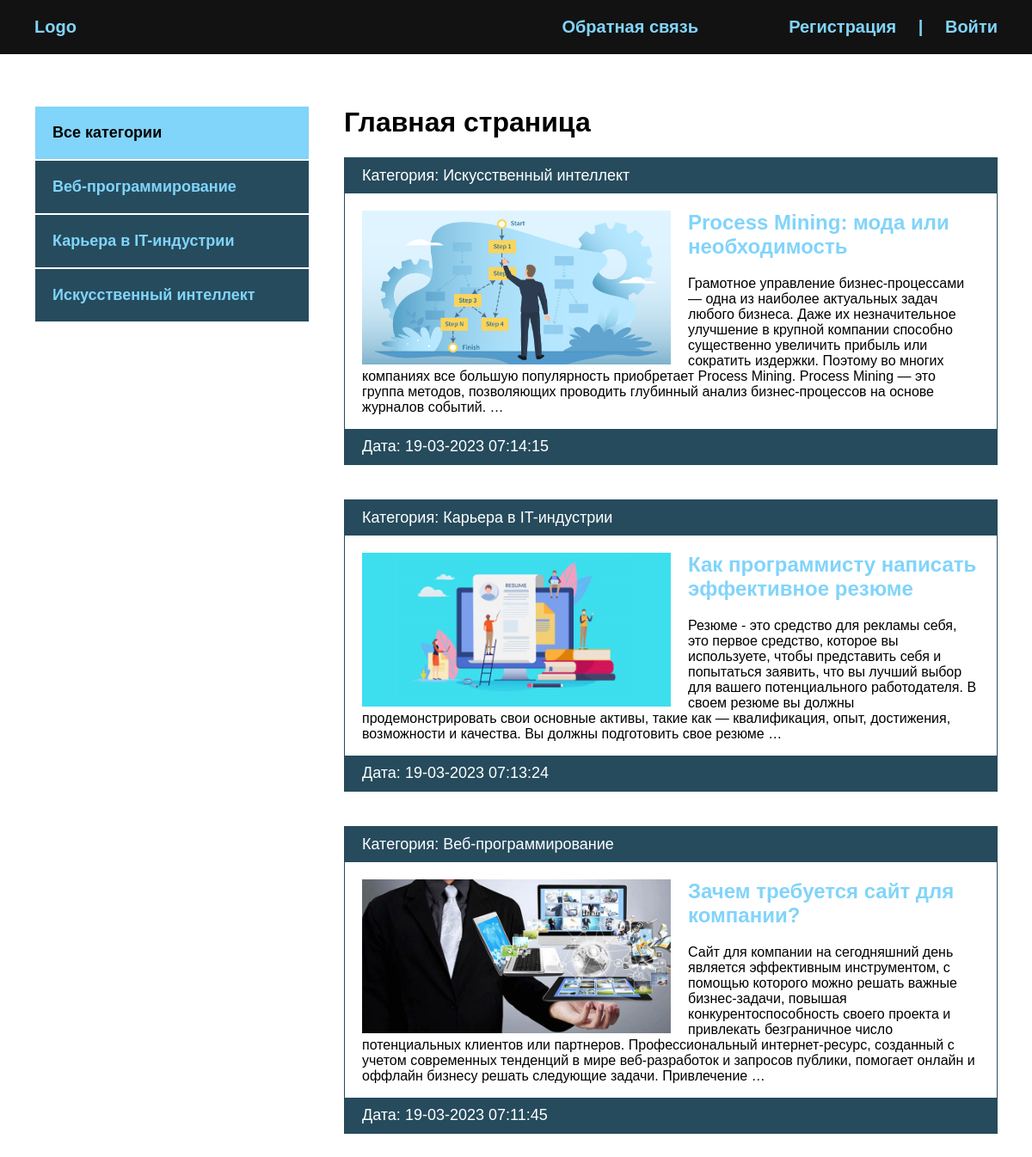
The app's page /, older data.
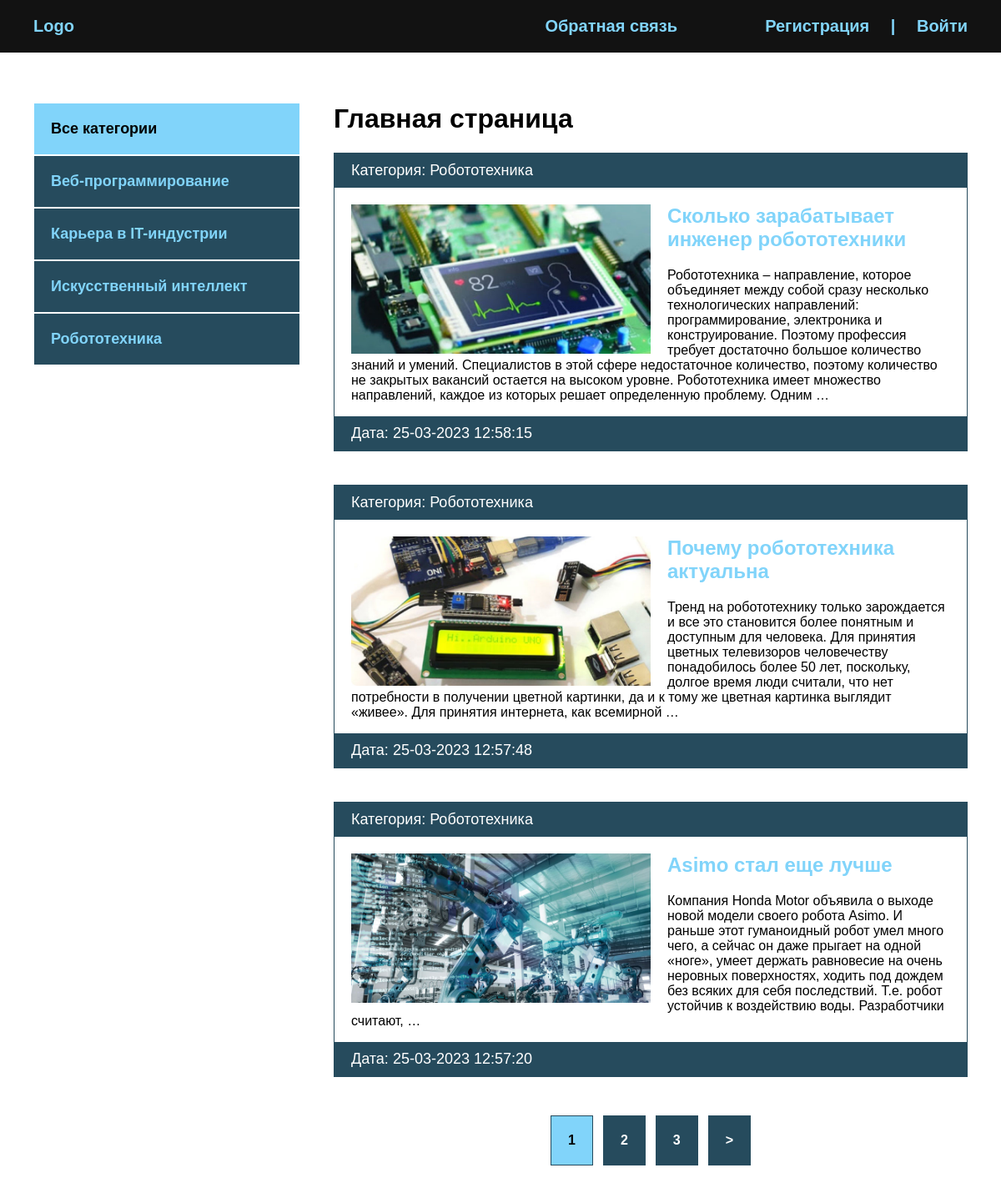
The same page, newer data.
### blog/models.py (models this page shows, shortened)
class Category(models.Model):
    name = models.CharField(max_length=100, verbose_name='Категория')
    slug = models.SlugField(max_length=200, unique=True, verbose_name="URL")
    def __str__(self):
        return self.name
    def get_absolute_url(self):
        return reverse('category', kwargs={'cat_slug': self.slug})
    class Meta:
        verbose_name = "Категория"
        verbose_name_plural = "Категории"

class Blog(models.Model):
    title = models.CharField(max_length=255, verbose_name='Название')
    slug = models.SlugField(max_length=255, unique=True, verbose_name='URL')
    content = models.TextField(blank=True, verbose_name='Контент')
    photo = models.ImageField(upload_to="photos/%Y/%m/%d/", blank=True, verbose_name='Фото')
    time_created = models.DateTimeField(auto_now_add=True, verbose_name="Дата публикации")
    time_update = models.DateTimeField(auto_now=True, verbose_name='Дата обновления')
    is_published = models.BooleanField(default=True, verbose_name='Опубликовано')
    cat = models.ForeignKey('Category', on_delete=models.PROTECT, verbose_name='Категория')
    def get_absolute_url(self):
        return reverse('post', kwargs={'post_slug': self.slug})
    class Meta:
        verbose_name = "Новость"
        verbose_name_plural = "Новости"
        ordering = ['-time_created']

### blog/views.py (the view)
# urls.py: path('', BlogHome.as_view(), name='index'),
class BlogHome(DataMixin, ListView):
    model = Blog
    template_name = 'blog/index.html'
    context_object_name = 'posts'
    def get_context_data(self, *, object_list=None, **kwargs):
        context = super().get_context_data(**kwargs)
        c_def = self.get_user_context(title='Главная страница')
        return dict(list(context.items()) + list(c_def.items()))
    def get_queryset(self):
        return Blog.objects.filter(is_published=True).select_related('cat')

### blog/utils.py (called while the page is built)
    def get_user_context(self, **kwargs):
        context = kwargs
        cats = Category.objects.annotate(Count('blog'))
        user_menu = menu.copy()
        if not self.request.user.is_authenticated:
            user_menu.pop(0)
        context['menu'] = user_menu
        context['cats'] = cats
        if 'cat_selected' not in context:
            context['cat_selected'] = 0
        return context

### blog/templates/blog/index.html
{% extends 'blog/base.html' %}
{% block content %}
{% load static %}
<h1>{{ title }}</h1>
<ul>
    {% for p in posts %}
    <li>
        <p class="first">Категория: {{ p.cat }}</p>
        <div class="text">
            {% if p.photo %}
                <img src="{{ p.photo.url }}" alt="" class="image">
            {% else %}
                <img src="{% static 'blog/default.jpg' %}" alt="" class="image">
            {% endif %}
            <h2>
                <a href="{{ p.get_absolute_url }}">
                    {{ p.title }}
                </a>
            </h2>
            <p>{{ p.content|striptags|truncatewords:50 }}</p>
        </div>
        <p class="date">Дата: {{ p.time_update|date:"d-m-Y H:i:s" }}</p>
    </li>
    {% endfor %}
</ul>
{% endblock %}

### blog/templates/blog/base.html (shortened to what this page needs)
{% load static %}
{% load blog_tags %}
<!DOCTYPE html>
<html lang="en">
<head>
    <link rel="stylesheet" href="{% static 'css/style.css' %}">
</head>
<body>
    <div class="header">
        <div class="wrap">
            <ul class="mainmenu">
                <li class="logo"><a href="{% url 'index' %}">Logo</a></li>
                {% for m in menu %}
                <li class="last"><a href="{% url m.url_name %}">{{ m.title }}</a></li>
                {% endfor %}
                {% if request.user.is_authenticated %}
                <li class="last">{{ user.username }} | <a href="{% url 'logout' %}">Выйти</a></li>
                {% else %}
                <li class="last">
                    <a href="{% url 'register' %}">Регистрация</a> | <a href="{% url 'login' %}">Войти</a>
                </li>
                {% endif %}
            </ul>
        </div>
    </div>
    <div class="content">
        <div class="wrap">
            <div class="sidebar">
                <ul>
                    {% if cat_selected == 0 %}
                    <li class="selected">Все категории</li>
                    {% else %}
                    <li><a href="{% url 'index' %}">Все категории</a></li>
                    {% endif %}
                    {% for c in cats %}
                        {% if c.blog__count > 0 %}
                            {% if c.pk == cat_selected %}
                            <li class="selected">{{ c.name }}</li>
                            {% else %}
                            <li><a href="{{ c.get_absolute_url }}">{{ c.name }}</a></li>
                            {% endif %}
                        {% endif %}
                    {% endfor %}
                </ul>
            </div>
            <div class="main">
                {% block content %}
                {% endblock %}
                {% if page_obj.has_other_pages %}
                <div>
                    <ul class="list-pages">
                        {% for p in paginator.page_range %}
                            {% if page_obj.number == p %}
                            <li class="page-num page-num-selected">{{ p }}</li>
                            {% elif p >= page_obj.number|add:-2 and p <= page_obj.number|add:2 %}
                            <li class="page-num">
                                <a href="?page={{ p }}">{{ p }}</a>
                            </li>
                            {% endif %}
                        {% endfor %}
                        {% if page_obj.has_next %}
                        <li class="page-num">
                            <a href="?page={{ page_obj.next_page_number }}">&gt;</a>
                        </li>
                        {% endif %}
                    </ul>
                </div>
                {% endif %}
            </div>
        </div>
    </div>
</body>
</html>

Row changes from the older to the newer data that the page shows:
no longer on this page (row unchanged): Blog: cat "Искусственный интеллект", photo (picture), title "Process Mining: мода или необходимость", content "Грамотное управление бизнес-процессами — одна из наиболее актуальных задач любого бизнеса. Даже их незначительное улучшение в крупной компании способно существенно увеличить прибыль или сократить издержки. Поэтому во многих компаниях все большую популярность приобретает Process Mining. Process Mining — это группа методов, позволяющих проводить глубинный анализ бизнес-процессов на основе журналов событий. …", time_update "19-03-2023 07:14:15"
no longer on this page (row unchanged): Blog: cat "Карьера в IT-индустрии", photo (picture), title "Как программисту написать эффективное резюме", content "Резюме - это средство для рекламы себя, это первое средство, которое вы используете, чтобы представить себя и попытаться заявить, что вы лучший выбор для вашего потенциального работодателя. В своем резюме вы должны продемонстрировать свои основные активы, такие как — квалификация, опыт, достижения, возможности и качества. Вы должны подготовить свое резюме …", time_update "19-03-2023 07:13:24"
no longer on this page (row unchanged): Blog: cat "Веб-программирование", photo (picture), title "Зачем требуется сайт для компании?", content "Сайт для компании на сегодняшний день является эффективным инструментом, с помощью которого можно решать важные бизнес-задачи, повышая конкурентоспособность своего проекта и привлекать безграничное число потенциальных клиентов или партнеров. Профессиональный интернет-ресурс, созданный с учетом современных тенденций в мире веб-разработок и запросов публики, помогает онлайн и оффлайн бизнесу решать следующие задачи. Привлечение …", time_update "19-03-2023 07:11:45"
now on this page (row unchanged): Category: name "Робототехника"
added Blog: cat "Робототехника", photo (picture), title "Сколько зарабатывает инженер робототехники", content "Робототехника – направление, которое объединяет между собой сразу несколько технологических направлений: программирование, электроника и конструирование. Поэтому профессия требует достаточно большое количество знаний и умений. Специалистов в этой сфере недостаточное количество, поэтому количество не закрытых вакансий остается на высоком уровне. Робототехника имеет множество направлений, каждое из которых решает определенную проблему. Одним …", time_update "25-03-2023 12:58:15"
added Blog: cat "Робототехника", photo (picture), title "Почему робототехника актуальна", content "Тренд на робототехнику только зарождается и все это становится более понятным и доступным для человека. Для принятия цветных телевизоров человечеству понадобилось более 50 лет, поскольку, долгое время люди считали, что нет потребности в получении цветной картинки, да и к тому же цветная картинка выглядит «живее». Для принятия интернета, как всемирной …", time_update "25-03-2023 12:57:48"
added Blog: cat "Робототехника", title "Asimo стал еще лучше", content "Компания Honda Motor объявила о выходе новой модели своего робота Asimo. И раньше этот гуманоидный робот умел много чего, а сейчас он даже прыгает на одной «ноге», умеет держать равновесие на очень неровных поверхностях, ходить под дождем без всяких для себя последствий. Т.е. робот устойчив к воздействию воды. Разработчики считают, …", time_update "25-03-2023 12:57:20"
Text that changed along with them:
new list line: "1"
new list line: "2"
new list line: "3"
